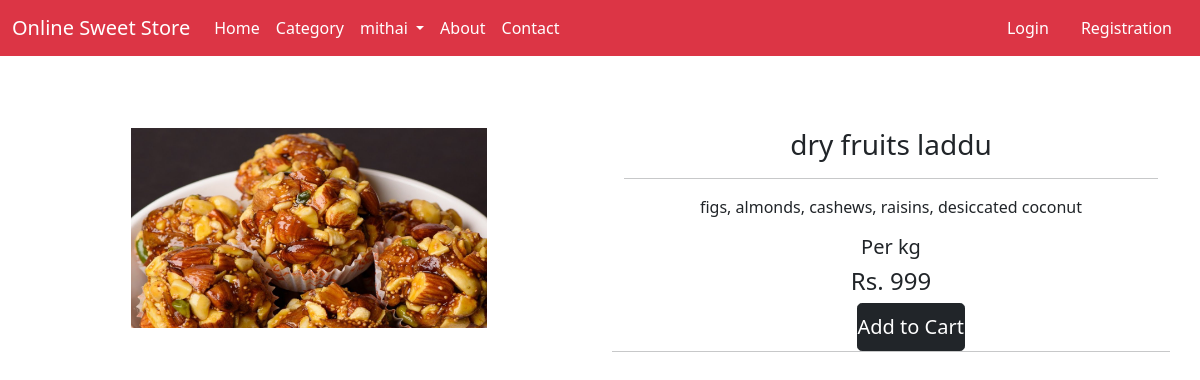
/productdetail/1/, run on the app's committed database.
### app/models.py (models this page shows, shortened)
class Product(models.Model):
    Product_CHOICES=(
        ("gm","Gram"),
        ("kg","Kilogram"),
        ("pc","Piece"),
        ("packet","Packet")
        )
    name = models.CharField(max_length=50)
    description = models.CharField(max_length=200)
    category = models.ForeignKey(Category, related_name="products", on_delete=models.CASCADE, null=True)
    product_image = models.ImageField(upload_to='product', blank=True, null=True, verbose_name="Product Image")
    price = models.IntegerField()
    created_at = models.DateTimeField(auto_now_add=True, verbose_name="Created Date")
    unit = models.CharField(max_length=100,choices=Product_CHOICES)

### app/views.py (the view)
# urls.py: path('productdetail/<int:pk>/', views.productdetail, name='productdetail'),
def productdetail(request, pk):
    product = Product.objects.filter(id=pk)
    return render(request, 'app/productdetail.html',  {'product':product})

### app/templates/app/productdetail.html (shortened to what this page needs)
{% extends 'app/base.html' %}
{% load static %}
{% block main-content %}
<br>
<br>
<br>
<div class="container overflow-hidden text-center">
    <div class="row gx-5">
        <div class="col">
            {% for p in product %}
            <img src="{{p.product_image.url}} " alt="" height="200px">
            {% endfor %}
        </div>
        <div class="col">
            {% for p in product %}
            <h3>{{p.name}}</h3>
                <hr>
                   <p>{{p.description}}</p>
                   <h5>Per {{p.unit}}</h5>
                   <h4>Rs. {{p.price}} </h4>
                <div class="row align-items-stretch mb-4">
                    <div class="col-sm-5 pr-sm-0">
                    </div>
                    <div class="col-sm-3 pl-sm-0">
                        <form action="{% url 'add_to_cart' %}">
                            <button type="submit" class="btn btn-dark btn-lg btn-block h-100 d-flex align-items-center justify-content-center px-0">Add to Cart</button>
                        </form>
                    </div>
                <hr>
            {% endfor %}
        </div>
    </div>
</div>
{% endblock main-content %}

### data on the page
Product: product_image (picture), name "dry fruits laddu", description "figs, almonds, cashews, raisins, desiccated coconut", unit "kg", price "999"
